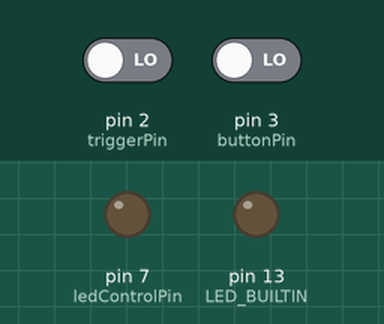
Recording of a sketch running on a simulated Arduino Uno, built with avr-gcc and run on an emulated ATmega328P. Shown: output pins drawn as LEDs (lit = HIGH). Inputs (shaded band) come from the test bench; at power-on: pin 2 (triggerPin) LOW, pin 3 (buttonPin) LOW.

Above: at 1.2 s.
1.3 s: pin 2 (triggerPin) driven HIGH
At 1.5 s:
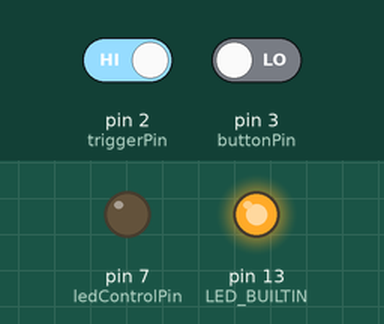
Timing chart, 0 to 4.3 s (numbered marks = the images above; inputs shaded):
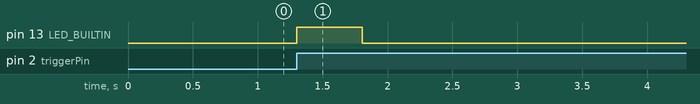

The sketch:

gruLEDBox.ino
```cpp
///////////////
// constants //
///////////////

// This pin goes to the MOSFET to control the LED
int ledControlPin = 7;

// This pin goes to the test button
// and has a pull-down resistor so
// that is off by default
int buttonPin = 3;

// this pin is connected to the BNC port
// and is for detecting triggers. Note
// that it uses an interrupt, so can only
// be pin or 2 or 3 on an Uno board
int triggerPin = 2;

// gTriggerMillis is the time at
// which a trigger was encountered
// and is set by the triggerInterrupt function
volatile unsigned long gTriggerMillis = 0;
// gTrigger is whether a trigger has
// been encountered
volatile int gTrigger = false;

// stimulus control
int iCycle;
int nCycles = 5;
int ledOnTime = 1;
int ledOffTime = 100;

////////////////////
// setup function //
////////////////////
void setup() {
  // initialize ledControlPin to be an output pin
  // and set to low, so that LED starts out off
  pinMode(ledControlPin, OUTPUT);
  digitalWrite(ledControlPin, LOW);

  // attach the interrupt to detect digital pulses
  // (the rising phase) on the triggerPin and buttonPin
  // then call the interrupt function, triggerInterrupt
  attachInterrupt(digitalPinToInterrupt(triggerPin), triggerInterrupt, RISING);
  attachInterrupt(digitalPinToInterrupt(buttonPin), triggerInterrupt, RISING);

  // set the builtin LED to output
  // and turn off the LED
  pinMode(LED_BUILTIN, OUTPUT);
  digitalWrite(LED_BUILTIN, LOW);
}

///////////////////
// loop function //
///////////////////
void loop() {

  if (gTrigger) {
    //Turn built in LED on
    digitalWrite(LED_BUILTIN, HIGH);

    // Cycle for LED display
    for (iCycle = 0; iCycle < nCycles; iCycle++) {
      // Turn output LED ON
      digitalWrite(ledControlPin, HIGH);
      delay(ledOnTime);
      digitalWrite(ledControlPin, LOW);
      delay(ledOffTime);
    }

    // Turn them both off again
    digitalWrite(LED_BUILTIN, LOW);
    digitalWrite(ledControlPin, LOW);

    // reset gTrigger
    gTrigger = false;
  }
}

void triggerInterrupt() {
  if (~gTrigger) {
    // set the time that we received the trigger
    gTriggerMillis = millis();
    // set that we have turned it on
    gTrigger = true;
  }
}
```

Measured:
- after the input at 1.3 s, pin 13 (LED_BUILTIN): LOW → HIGH at once, → LOW 0.51 s later
